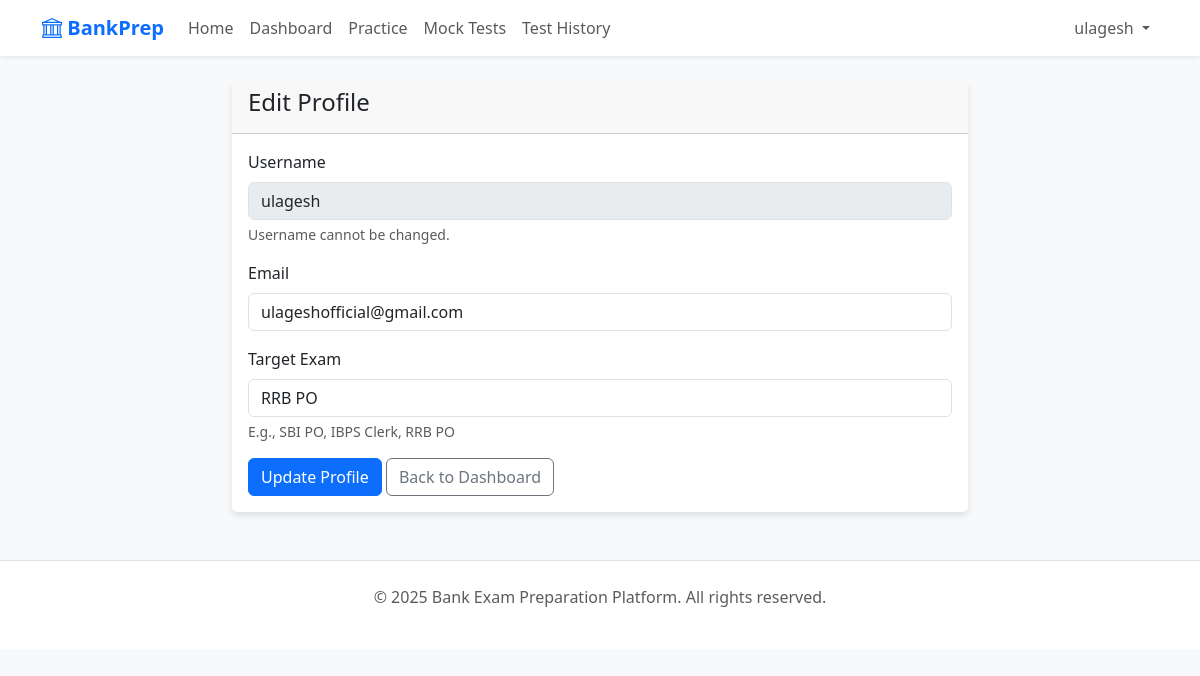
/users/profile/ (signed in), run on the app's committed database.
### users/models.py (models this page shows, shortened)
class User(AbstractUser):
    bio = models.TextField(blank=True)
    target_exam = models.CharField(max_length=100, blank=True)
    subscription_status = models.BooleanField(default=False)

### users/views.py (the view, shortened to what this page needs)
# urls.py: path('profile/', views.profile, name='profile'),
@login_required
def profile(request):
    return render(request, 'users/profile.html')

### users/templates/users/profile.html (shortened to what this page needs)
{% extends "base.html" %}
{% block content %}
<div class="row justify-content-center">
    <div class="col-md-8">
        <div class="card">
            <div class="card-header">
                <h4>Edit Profile</h4>
            </div>
            <div class="card-body">
                <form method="POST">
                    <div class="mb-3">
                        <label class="form-label">Username</label>
                        <input type="text" class="form-control" value="{{ user.username }}" disabled>
                        <div class="form-text">Username cannot be changed.</div>
                    </div>
                    <div class="mb-3">
                        <label class="form-label">Email</label>
                        <input type="email" name="email" class="form-control" value="{{ user.email }}">
                    </div>
                    <div class="mb-3">
                        <label class="form-label">Target Exam</label>
                        <input type="text" name="target_exam" class="form-control" value="{{ user.target_exam }}">
                        <div class="form-text">E.g., SBI PO, IBPS Clerk, RRB PO</div>
                    </div>
                    <button type="submit" class="btn btn-primary">Update Profile</button>
                    <a href="{% url 'dashboard' %}" class="btn btn-outline-secondary">Back to Dashboard</a>
                </form>
            </div>
        </div>
    </div>
</div>
{% endblock %}

### templates/base.html (shortened to what this page needs)
<!DOCTYPE html>
<html lang="en">
<head>
    <link href="https://cdn.jsdelivr.net/npm/bootstrap@5.3.0/dist/css/bootstrap.min.css" rel="stylesheet">
    <link rel="stylesheet" href="https://cdn.jsdelivr.net/npm/bootstrap-icons@1.10.0/font/bootstrap-icons.css">
</head>
<body>
    <nav class="navbar navbar-expand-lg navbar-light bg-white shadow-sm mb-4">
        <div class="container">
            <a class="navbar-brand" href="{% url 'home' %}"><i class="bi bi-bank"></i> BankPrep</a>
            <div class="collapse navbar-collapse" id="navbarNav">
                <ul class="navbar-nav me-auto">
                    <li class="nav-item">
                        <a class="nav-link" href="{% url 'home' %}">Home</a>
                    </li>
                    {% if user.is_authenticated %}
                    <li class="nav-item">
                        <a class="nav-link" href="{% url 'dashboard' %}">Dashboard</a>
                    </li>
                    <li class="nav-item">
                        <a class="nav-link" href="{% url 'practice_home' %}">Practice</a>
                    </li>
                    <li class="nav-item">
                        <a class="nav-link" href="{% url 'test_list' %}">Mock Tests</a>
                    </li>
                    <li class="nav-item">
                        <a class="nav-link" href="{% url 'test_history' %}">Test History</a>
                    </li>
                    {% endif %}
                </ul>
                <ul class="navbar-nav">
                    {% if user.is_authenticated %}
                    <li class="nav-item dropdown">
                        <a class="nav-link dropdown-toggle" href="#" id="userDropdown" role="button"
                            data-bs-toggle="dropdown">
                            {{ user.username }}
                        </a>
                    </li>
                    {% endif %}
                </ul>
            </div>
        </div>
    </nav>
    <div class="container">
        {% block content %}{% endblock %}
    </div>
    <footer class="bg-white mt-5 py-4 border-top">
        <div class="container text-center text-muted">
            <p>&copy; 2025 Bank Exam Preparation Platform. All rights reserved.</p>
        </div>
    </footer>
</body>
</html>

### templates/base.html (style rules this page uses)
body { background-color: #f8f9fa; }
.navbar-brand { font-weight: bold; color: #0d6efd !important; }
.card { border: none; box-shadow: 0 4px 6px rgba(0, 0, 0, 0.1); transition: transform 0.2s; }

### data on the page
User: username "ulagesh", email "ulageshofficial@gmail.com", target_exam "RRB PO"
